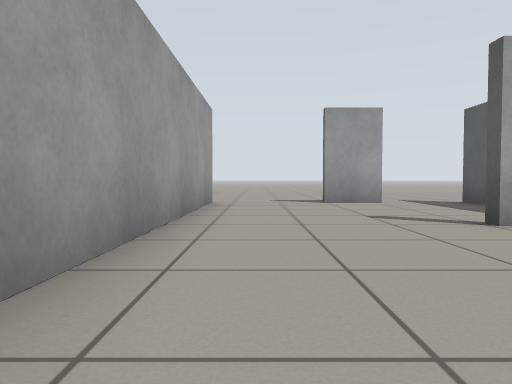
[1] (above)

14 first-person views from a walk through a world built for the Gazebo simulator. The camera is 0.5 m above the floor, tilts 2° down and sees 70° across. The floor is counted in squares, 1 m on a side. Each view is taken from the middle of a square. On the plan, view 1 faces up. The plan holds only what a view shows up to about 9 squares ahead; the rest is blank. The place goes on beyond the plan.

[2]
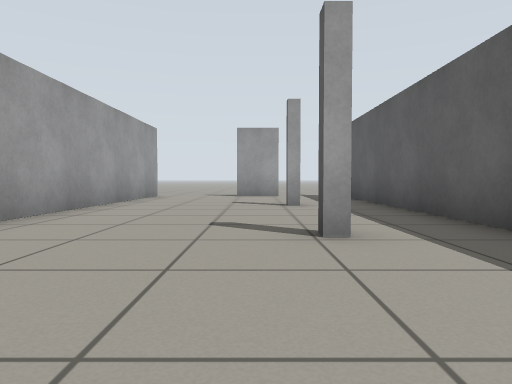

[3]
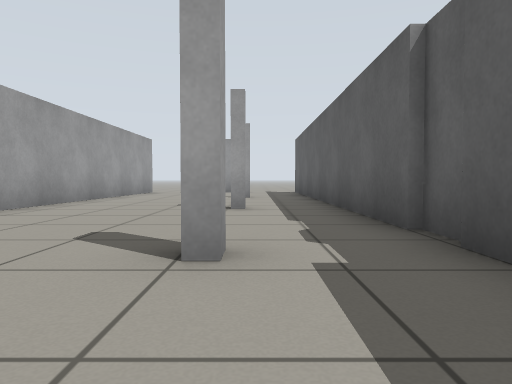

[4]
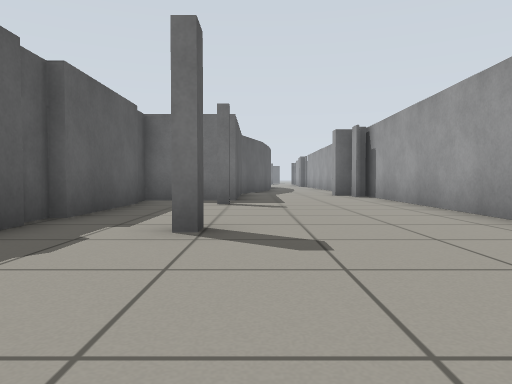

[5]
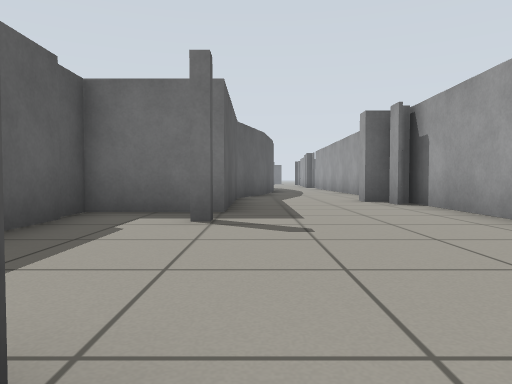

[6]
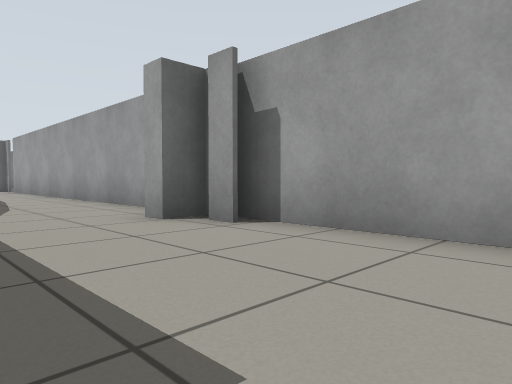

[7]
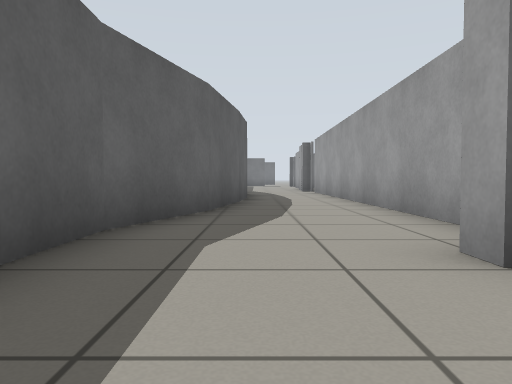

[8]
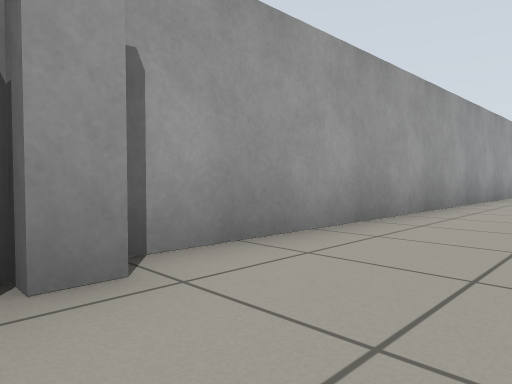

[9]
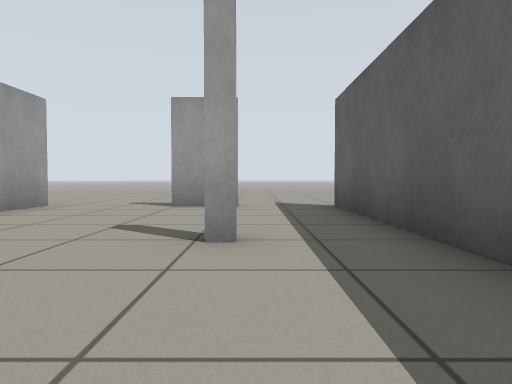

[10]
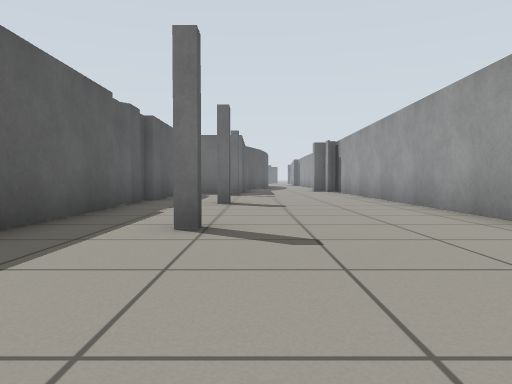

[11]
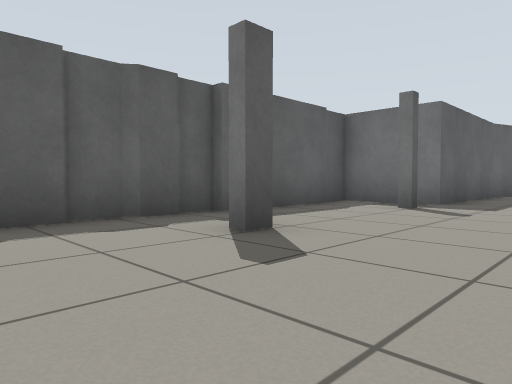

[12]
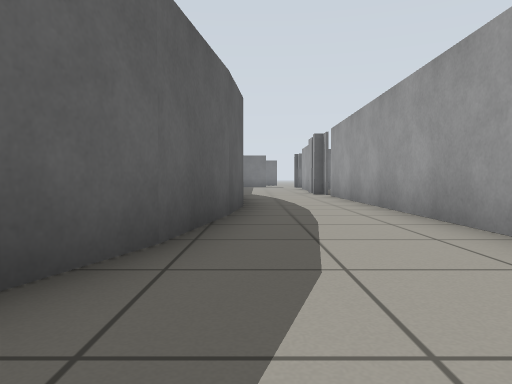

[13]
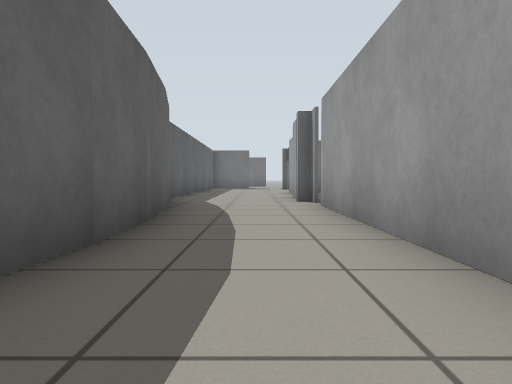

[14]
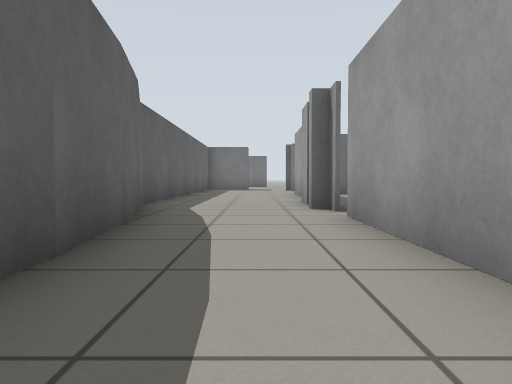

### Floor plan
Points are (right, up) in squares from view 1. A wall is a line through its corners. A room is listed if a view was taken in it or the views show most of it. See-through windows are left out.
Room 1 (views 1, 2, 3, 4, 5, 6, 7, 8, 9, 10, 11, 12, 13, 14)
walls: (2.5, -3.9) (2.5, -3.4); (2.8, -3.4) (2.8, -3.9); (4.5, -2.5) (4.5, 8); (4.6, -3.2) (4.6, -2.4); (4.5, -4) (4.5, -3.2); (4.6, -4.8) (4.6, -4); (-0.8, -10.1) (-0.8, -10.6); (-0.4, -11) (-0.4, -11.5); (-1.3, -12.9) (-1.4, -23); (2.8, 7.7) (1.4, 7.7); (-0.9, 7.9) (-1.2, -10.5); (1.7, -14.8) (2.5, -12.6) (2.5, -8.5) (4.5, -8.5) (4.5, -4.6); (1.2, -18.8) (1.6, -14.7); (1.4, -22.1) (1.2, -18.7)
ways out: opening at (0, -22) to room 2; opening at (-1, 8.5); opening at (4, 8.5)
Room 2 (no view inside)
walls: (-1, -25.1) (-1, -26); (-1.4, -23.6) (-1.4, -24.5); (1.8, -23.7) (1.5, -22); (2.3, -25.2) (1.8, -23.6); (2.2, -27) (2.2, -25.1)
ways out: opening at (0, -22) to room 1

Positions as (right, up) in squares from view 1, and headings:
1: (0, 0), facing up
2: (2, -3), facing up
3: (3, -6), facing up
4: (2, 0), facing down
5: (2, -3), facing down
6: (2, -7), facing down-left
7: (1, -9), facing down
8: (1, -11), facing up-left
9: (3, 1), facing up
10: (2, 4), facing down
11: (0, -1), facing down-right
12: (1, -12), facing down
13: (0, -16), facing down
14: (0, -18), facing down
